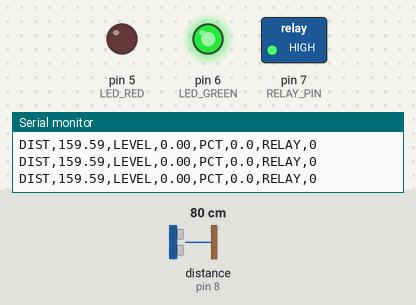
Simulated run of this sketch. Board: Arduino Uno, built with avr-gcc and run on an emulated ATmega328P. Shown: switched loads named in the sketch (green lamp = pin HIGH), output pins drawn as LEDs (lit = HIGH), the last lines printed to the serial monitor. Wiring (inferred from the names in the program): ultrasonic range finder: trigger pin 9; echo pin 8. The test bench sets the inputs (shaded band); at power-on: distance to the obstacle (sensor on pin 8) 80 cm. The echo pulse lasts 58.3 µs per cm; pins used as bus, display or sensor lines are not drawn.

Above: at 1.6 s.
1.7 s: distance to the obstacle (sensor on pin 8) set to 7 cm
4.7 s: distance to the obstacle (sensor on pin 8) set to 4 cm
At 7.4 s:
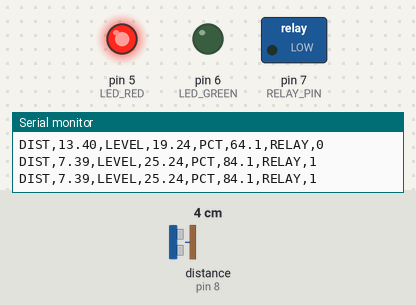
7.7 s: distance to the obstacle (sensor on pin 8) set to 10 cm
10.7 s: distance to the obstacle (sensor on pin 8) set to 14 cm
At 13.4 s:
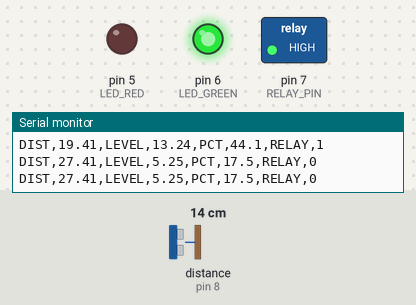
13.7 s: distance to the obstacle (sensor on pin 8) set to 2 cm
At 15.8 s:
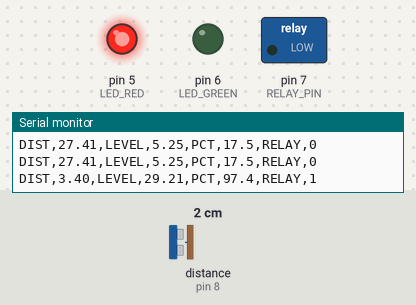
Timing chart, 0 to 17.3 s (numbered marks = the images above; inputs shaded):
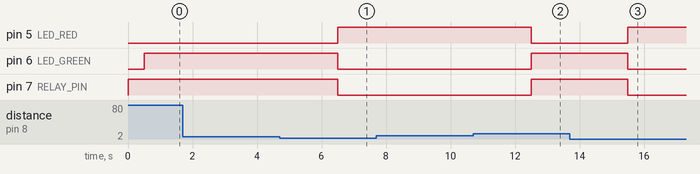

Measured:
- the behaviour switches between 6 and 5 cm on distance to the obstacle (sensor on pin 8) (found by bisection; images 0 and 1)
- the behaviour switches between 12 and 13 cm on distance to the obstacle (sensor on pin 8) (found by bisection; images 1 and 2)
- after the input at 4.7 s, pin 5 (LED_RED): LOW → HIGH after 1.8 s; pin 6 (LED_GREEN), pin 7 (RELAY_PIN): HIGH → LOW after 1.8 s
- after the input at 10.7 s, pin 5 (LED_RED): HIGH → LOW after 1.8 s; pin 6 (LED_GREEN), pin 7 (RELAY_PIN): LOW → HIGH after 1.8 s
- after the input at 13.7 s, pin 5 (LED_RED): LOW → HIGH after 1.8 s; pin 6 (LED_GREEN), pin 7 (RELAY_PIN): HIGH → LOW after 1.8 s

The sketch:

Level_Calibration.ino
```cpp
/*
 * ============================================================
 *  Ultrasonic Level Transmitter Calibration System
 *  Arduino UNO Firmware
 * ============================================================
 *  Project : Calibration of Ultrasonic Level Transmitter
 *            using Arduino UNO and Gauss Elimination Method
 *  Course  : B.Tech ICE -- Numerical Methods (Semester 3)
 *
 *  Hardware:
 *    - Arduino UNO (ATmega328P)
 *    - HC-SR04 Ultrasonic Distance Sensor
 *    - 5V Relay Module (Water Pump Control)
 *    - GREEN LED  -- Normal / LOW Level indicator
 *    - RED LED    -- HIGH Level / Pump ON indicator
 *
 *  Serial Output Format (115200 baud, CSV for MATLAB/Web):
 *    DIST,<dist_cm>,LEVEL,<level_cm>,PCT,<pct>,RELAY,<0|1>
 *
 *  Gauss Elimination Coefficients (update from MATLAB output):
 *    Level (cm) = COEFF_A0 + COEFF_A1 * Distance (cm)
 * ============================================================
 */

// -----------------------------------------------------------
// Pin Definitions
// -----------------------------------------------------------
#define TRIG_PIN      9    // HC-SR04 Trigger
#define ECHO_PIN      8    // HC-SR04 Echo
#define RELAY_PIN     7    // Relay module IN pin (active-LOW)
#define LED_GREEN     6    // Green LED -- level OK
#define LED_RED       5    // Red LED  -- HIGH level / pump active

// -----------------------------------------------------------
// System Parameters
// -----------------------------------------------------------
const float TANK_HEIGHT_CM  = 30.0f;   // Tank inner height (cm)
const float LEVEL_HIGH_CM   = 22.0f;   // HIGH level threshold -> pump ON
const float LEVEL_LOW_CM    = 8.0f;    // LOW  level threshold -> pump OFF
const int   N_SAMPLES       = 7;       // Moving-median filter sample count
const unsigned long LOOP_MS = 500UL;   // Sampling interval (500 ms = 2 Hz)

// -----------------------------------------------------------
// Gauss Elimination Calibration Coefficients
// Level (cm) = COEFF_A0 + COEFF_A1 * Distance (cm)
// Update after running MATLAB level_calibration_gauss.m
// -----------------------------------------------------------
const float COEFF_A0 = 32.6081f;
const float COEFF_A1 = -0.9982f;

// -----------------------------------------------------------
// Globals
// -----------------------------------------------------------
float   samples[N_SAMPLES];
bool    pump_on = false;

// -----------------------------------------------------------
// Forward declarations
// -----------------------------------------------------------
float measureDistanceCm();
float movingMedian(float* arr, int n);

// -----------------------------------------------------------
void setup() {
  Serial.begin(115200);

  pinMode(TRIG_PIN,  OUTPUT);
  pinMode(ECHO_PIN,  INPUT);
  pinMode(RELAY_PIN, OUTPUT);
  pinMode(LED_GREEN, OUTPUT);
  pinMode(LED_RED,   OUTPUT);

  // Safe initial state -- relay OFF (HIGH = coil de-energised for active-LOW module)
  digitalWrite(RELAY_PIN, HIGH);
  digitalWrite(LED_GREEN, LOW);
  digitalWrite(LED_RED,   LOW);

  // Warm-up: fill the sample buffer
  for (int i = 0; i < N_SAMPLES; i++) {
    samples[i] = measureDistanceCm();
    delay(60);
  }

  // Header line -- helps MATLAB/Python identify start of data stream
  Serial.println(F("# ULTRASONIC LEVEL TRANSMITTER -- Gauss Elimination Calibration"));
  Serial.println(F("# Format: DIST,<cm>,LEVEL,<cm>,PCT,<%>,RELAY,<0|1>"));
  Serial.println(F("# -------------------------------------------------------"));
}

// -----------------------------------------------------------
void loop() {
  static unsigned long last_ms = 0;
  unsigned long now = millis();
  if (now - last_ms < LOOP_MS) return;
  last_ms = now;

  // 1. Raw distance measurement
  float new_dist = measureDistanceCm();

  // Shift ring buffer and insert new sample
  for (int i = 0; i < N_SAMPLES - 1; i++) samples[i] = samples[i + 1];
  samples[N_SAMPLES - 1] = new_dist;

  float dist_cm = movingMedian(samples, N_SAMPLES);

  // 2. Apply Gauss Elimination calibration model
  float level_cm = COEFF_A0 + COEFF_A1 * dist_cm;
  level_cm = constrain(level_cm, 0.0f, TANK_HEIGHT_CM);

  // 3. Compute percentage fill
  float pct = (level_cm / TANK_HEIGHT_CM) * 100.0f;

  // 4. Hysteresis pump control via relay
  if (!pump_on && level_cm >= LEVEL_HIGH_CM) {
    pump_on = true;
    digitalWrite(RELAY_PIN, LOW);   // Energise relay (active-LOW) -> Pump ON
  } else if (pump_on && level_cm <= LEVEL_LOW_CM) {
    pump_on = false;
    digitalWrite(RELAY_PIN, HIGH);  // De-energise relay -> Pump OFF
  }

  // 5. LED indicators
  digitalWrite(LED_RED,   pump_on ? HIGH : LOW);
  digitalWrite(LED_GREEN, pump_on ? LOW  : HIGH);

  // 6. Transmit structured CSV over Serial
  Serial.print(F("DIST,"));
  Serial.print(dist_cm, 2);
  Serial.print(F(",LEVEL,"));
  Serial.print(level_cm, 2);
  Serial.print(F(",PCT,"));
  Serial.print(pct, 1);
  Serial.print(F(",RELAY,"));
  Serial.println(pump_on ? 1 : 0);
}

// -----------------------------------------------------------
// Measure single raw distance via HC-SR04 ToF
// Returns distance in centimetres, or TANK_HEIGHT_CM on timeout
// -----------------------------------------------------------
float measureDistanceCm() {
  digitalWrite(TRIG_PIN, LOW);
  delayMicroseconds(4);
  digitalWrite(TRIG_PIN, HIGH);
  delayMicroseconds(10);
  digitalWrite(TRIG_PIN, LOW);

  long duration_us = pulseIn(ECHO_PIN, HIGH, 30000UL);
  if (duration_us == 0) return TANK_HEIGHT_CM;   // Timeout fallback

  // d = (v_sound x t) / 2  at ~25 deg C  -> v_sound ~ 0.03435 cm/us
  return duration_us * 0.03435f;
}

// -----------------------------------------------------------
// Moving Median via insertion sort on a copy of the buffer
// -----------------------------------------------------------
float movingMedian(float* arr, int n) {
  float tmp[7];   // N_SAMPLES max = 7
  for (int i = 0; i < n; i++) tmp[i] = arr[i];

  for (int i = 1; i < n; i++) {
    float key = tmp[i];
    int j = i - 1;
    while (j >= 0 && tmp[j] > key) { tmp[j + 1] = tmp[j]; j--; }
    tmp[j + 1] = key;
  }

  if (n % 2 == 0) return (tmp[n / 2 - 1] + tmp[n / 2]) / 2.0f;
  return tmp[n / 2];
}
```
